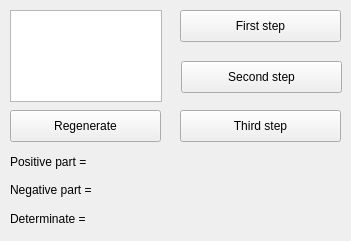
<?xml version="1.0" encoding="UTF-8"?>
<ui version="4.0">
 <class>MainWindow</class>
 <widget class="QMainWindow" name="MainWindow">
  <property name="geometry">
   <rect>
    <x>0</x>
    <y>0</y>
    <width>351</width>
    <height>241</height>
   </rect>
  </property>
  <property name="windowTitle">
   <string>MainWindow</string>
  </property>
  <widget class="QWidget" name="centralwidget">
   <widget class="QPushButton" name="pushButton_2">
    <property name="geometry">
     <rect>
      <x>181</x>
      <y>61</y>
      <width>161</width>
      <height>32</height>
     </rect>
    </property>
    <property name="text">
     <string>Second step</string>
    </property>
   </widget>
   <widget class="QTableView" name="matrix">
    <property name="geometry">
     <rect>
      <x>10</x>
      <y>10</y>
      <width>152</width>
      <height>92</height>
     </rect>
    </property>
    <property name="sizePolicy">
     <sizepolicy hsizetype="Fixed" vsizetype="Fixed">
      <horstretch>0</horstretch>
      <verstretch>0</verstretch>
     </sizepolicy>
    </property>
   </widget>
   <widget class="QPushButton" name="pushButton_1">
    <property name="geometry">
     <rect>
      <x>180</x>
      <y>10</y>
      <width>161</width>
      <height>32</height>
     </rect>
    </property>
    <property name="text">
     <string>First step</string>
    </property>
   </widget>
   <widget class="QPushButton" name="pushButton_4">
    <property name="geometry">
     <rect>
      <x>10</x>
      <y>110</y>
      <width>151</width>
      <height>32</height>
     </rect>
    </property>
    <property name="text">
     <string>Regenerate</string>
    </property>
   </widget>
   <widget class="QPushButton" name="pushButton_3">
    <property name="geometry">
     <rect>
      <x>180</x>
      <y>110</y>
      <width>161</width>
      <height>32</height>
     </rect>
    </property>
    <property name="text">
     <string>Third step</string>
    </property>
   </widget>
   <widget class="QWidget" name="verticalLayoutWidget">
    <property name="geometry">
     <rect>
      <x>10</x>
      <y>150</y>
      <width>331</width>
      <height>80</height>
     </rect>
    </property>
    <layout class="QVBoxLayout" name="verticalLayout">
     <item>
      <widget class="QLabel" name="label">
       <property name="text">
        <string>Positive part =</string>
       </property>
      </widget>
     </item>
     <item>
      <widget class="QLabel" name="label_2">
       <property name="text">
        <string>Negative part = </string>
       </property>
      </widget>
     </item>
     <item>
      <widget class="QLabel" name="label_3">
       <property name="text">
        <string>Determinate =</string>
       </property>
      </widget>
     </item>
    </layout>
   </widget>
  </widget>
  <action name="actionFirstStep">
   <property name="text">
    <string>FirstStep</string>
   </property>
   <property name="shortcut">
    <string>Alt+1</string>
   </property>
  </action>
  <action name="actionSecondStep">
   <property name="text">
    <string>SecondStep</string>
   </property>
   <property name="shortcut">
    <string>Alt+2</string>
   </property>
  </action>
  <action name="actionThirdStep">
   <property name="text">
    <string>ThirdStep</string>
   </property>
   <property name="shortcut">
    <string>Alt+3</string>
   </property>
  </action>
  <action name="actionRegenerateMatrix">
   <property name="text">
    <string>RegenerateMatrix</string>
   </property>
   <property name="shortcut">
    <string>Alt+4</string>
   </property>
  </action>
 </widget>
 <resources/>
 <connections/>
</ui>
